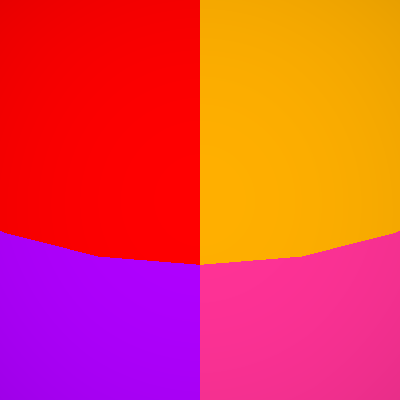

Recreate this plot in Python.
#!/usr/bin/env python

# Demonstrate vtkSpherePuzzle and vtkSpherePuzzleArrows by creating a sphere
# puzzle, performing horizontal and vertical moves, and rendering with arrows.

# Factory overrides
import vtkmodules.vtkInteractionStyle  # noqa: F401
import vtkmodules.vtkRenderingFreeType  # noqa: F401
import vtkmodules.vtkRenderingOpenGL2  # noqa: F401

from vtkmodules.vtkFiltersModeling import vtkSpherePuzzle, vtkSpherePuzzleArrows
from vtkmodules.vtkRenderingCore import (
    vtkActor,
    vtkPolyDataMapper,
    vtkRenderWindow,
    vtkRenderWindowInteractor,
    vtkRenderer,
)

# Create puzzle
puzzle = vtkSpherePuzzle()

mapper = vtkPolyDataMapper()
mapper.SetInputConnection(puzzle.GetOutputPort())

actor = vtkActor()
actor.SetMapper(mapper)

# Create arrows
arrows = vtkSpherePuzzleArrows()

mapper_2 = vtkPolyDataMapper()
mapper_2.SetInputConnection(arrows.GetOutputPort())

actor_2 = vtkActor()
actor_2.SetMapper(mapper_2)

# Renderer
renderer = vtkRenderer()
renderer.AddActor(actor)
renderer.AddActor(actor_2)
renderer.SetBackground(0.1, 0.2, 0.4)

# Window
render_window = vtkRenderWindow()
render_window.AddRenderer(renderer)
render_window.SetSize(400, 400)
render_window.SetWindowName("sphere puzzle")

# Interactor
interactor = vtkRenderWindowInteractor()
interactor.SetRenderWindow(render_window)

# Scene
camera = renderer.GetActiveCamera()
camera.Elevation(-40)

# Functional render and puzzle moves
render_window.Render()

puzzle.MoveHorizontal(0, 100, 0)
puzzle.MoveHorizontal(1, 100, 1)
puzzle.MoveHorizontal(2, 100, 0)
puzzle.MoveVertical(2, 100, 0)
puzzle.MoveVertical(1, 100, 0)

interactor.Initialize()
interactor.Start()
